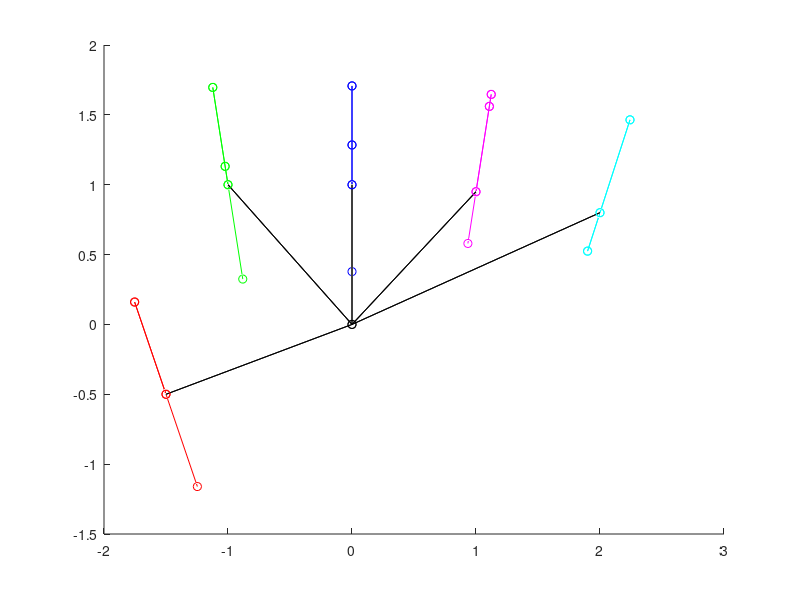
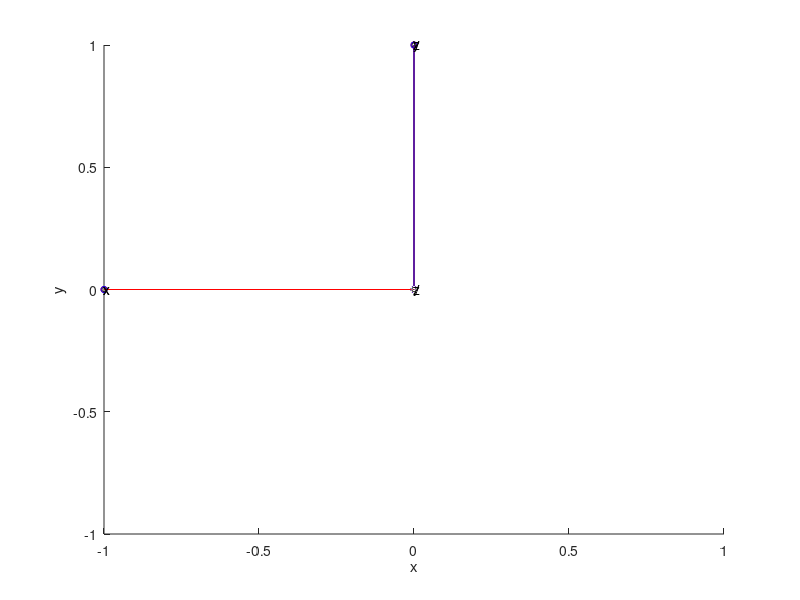

Recreate these plots in MATLAB, in order.
%%%%%%%%%%%%%%%%%%%%%%%%%%%%%%%%%%%%%%%%%%%%%%%%%%%%%%%%%%%%%%%%%%%%%%%%%%%
% Points2Hand_pseudo
%   Author: Kevin O'Neill
%   Date: 2015/02/27
%   Desc: 
%       This file contains pseudo-code for how to turn points into hand
%       angles. There are 27 DOFs that must be calculated to recreate hand
%       motion. Reduced and constrained models can have 23 DOFs to
%       calculate (excludes DIP since DIP and IIP are usually the same).
%
%       Finger Joint Angles (16):
%           Adb (Abduction / Aduction)
%           PIP (Proximal Interphalangeal joint)
%           IIP (Intermediate Interphalangeal joint)
%           DIP (Distal Interphalangeal joint)
%
%       Thumb Joint Angles (4):
%           Adb (Abduction / Aduction)
%           CMC (Carpometacarpal joint)            
%           MP (Metacarpophalangeal  joint)
%           IP (Interphalangeal joint)
%
%       Wrist Joint Angles(1):
%           WF (Wrist flexion/extension)sleep
%
%       Palm Degrees of Freedom (6):
%           Translation (3)
%           Rotation (3)
%
%       Marker Indicies: 23
%           One marker on each finger nail: 5
%           One marker on each finger joint: 15
%           One marker, centered, on the back of the hand: 1
%           One marker on the wrist: 1
%           One marker on the dorsal surface of the forearm: 1
%
%       Labels will follow a simplistic pattern for ease of typing and
%       reading. Each label will be a single set of (x,y,z) points in space.
%
%       Index Knuckle ( I0 )      - PIP and Adb Joint
%       Index IIP ( I1 )          - IIP Joint
%       Index DIP ( I2 )          - DIP Joint
%       Index Finger Nail ( I3 )  - Finger Tip
%
%       Repeat for each finger and thumb (T,I,M,R,L)       
%
%       Hand Back ( HB )
%
%       Wrist Joint ( WJ )
%
%       Forearm ( FA )
%
%%%%%%%%%%%%%%%%%%%%%%%%%%%%%%%%%%%%%%%%%%%%%%%%%%%%%%%%%%%%%%%%%%%%%%%%%%%

%% Load and seperate data

rotMatx = @(x) [      1,       0,        0;...
                      0, cosd(x), -sind(x);...
                      0, sind(x),  cosd(x)];
                  
rotMaty = @(x) [cosd(x),       0,  sind(x);...
                      0,       1,        0;...
               -sind(x),       0,  cosd(x)];
           
rotMatz = @(x) [cosd(x),-sind(x),        0;...
                sind(x), cosd(x),        0;...
                      0,       0,        1];

HB = [0;0;0];
I0 = [-1;1;0] + HB; M0 = [0;1;0] + HB;
I1 = rotMatz(-45)*rotMatx(45)      * [0;-1;0] .* [1;-1;1] + I0;
I2 = rotMatz(-45)*rotMatx(45+45)   * [0;-1;0] .* [1;-1;1] + I1;
I3 = rotMatz(-45)*rotMatx(45+45+30) * [0;-1;0] .* [1;-1;1] + I2;
% 
DERP = [HB';M0';I0';I1';I2';I3'];

jointAngles = [55,   45,   90,  90;
               -10,   45,   80,   90;...
               0,   45,   70,   90;...
               10,   45,   50,   90;...
               20,   45,   45,   90];
    
jointAngles(1,1) = jointAngles(1,1) -75.9638;            

ThumbMarkers = zeros(4,3);
IndexMarkers = zeros(4,3);
MiddleMarkers = zeros(4,3);
RingMarkers = zeros(4,3);
LittleMarkers = zeros(4,3);
             
for i = 1:4

    if i == 1
        ThumbMarkers(1,:)  = [-1.5, -0.5, 0] + HB';
        IndexMarkers(1,:)  = [-1, 1, 0] + HB';
        MiddleMarkers(1,:) = [ 0, 1, 0] + HB';
        RingMarkers(1,:)   = [ 1, 0.95, 0] + HB';
        LittleMarkers(1,:) = [ 2, 0.80, 0] + HB';
    else
        ThumbMarkers(i,:)  = (rotMatz(jointAngles(1,1))*rotMatx(sum(jointAngles(1,2:i))) * [0;-1;0] .* [1;-1;1] + ThumbMarkers(i-1,:)')';
        IndexMarkers(i,:)  = (rotMatz(jointAngles(2,1))*rotMatx(sum(jointAngles(2,2:i))) * [0;-1;0] .* [1;-1;1] + IndexMarkers(i-1,:)')';
        MiddleMarkers(i,:) = (rotMatz(jointAngles(3,1))*rotMatx(sum(jointAngles(3,2:i))) * [0;-1;0] .* [1;-1;1] + MiddleMarkers(i-1,:)')';
        RingMarkers(i,:)   = (rotMatz(jointAngles(4,1))*rotMatx(sum(jointAngles(4,2:i))) * [0;-1;0] .* [1;-1;1] + RingMarkers(i-1,:)')';
        LittleMarkers(i,:) = (rotMatz(jointAngles(5,1))*rotMatx(sum(jointAngles(5,2:i))) * [0;-1;0] .* [1;-1;1] + LittleMarkers(i-1,:)')';
        
    end % END IF
    
end % END FOR
    
hold on

scatter3(0,0,0, 'k');
plot3([0, ThumbMarkers(1,1)], [0, ThumbMarkers(1,2)], [0,ThumbMarkers(1,3)], 'k')
plot3([0, IndexMarkers(1,1)], [0, IndexMarkers(1,2)], [0,IndexMarkers(1,3)], 'k')
plot3([0, MiddleMarkers(1,1)], [0, MiddleMarkers(1,2)], [0,MiddleMarkers(1,3)], 'k')
plot3([0, RingMarkers(1,1)], [0, RingMarkers(1,2)], [0,RingMarkers(1,3)], 'k')
plot3([0, LittleMarkers(1,1)], [0, LittleMarkers(1,2)], [0,LittleMarkers(1,3)], 'k')

scatter3(ThumbMarkers(:,1), ThumbMarkers(:,2), ThumbMarkers(:,3), 'r'); 
plot3(ThumbMarkers(:,1), ThumbMarkers(:,2), ThumbMarkers(:,3), 'r')

scatter3(IndexMarkers(:,1), IndexMarkers(:,2), IndexMarkers(:,3), 'g'); 
plot3(IndexMarkers(:,1), IndexMarkers(:,2), IndexMarkers(:,3), 'g')

scatter3(MiddleMarkers(:,1), MiddleMarkers(:,2), MiddleMarkers(:,3), 'b'); 
plot3(MiddleMarkers(:,1), MiddleMarkers(:,2), MiddleMarkers(:,3), 'b')

scatter3(RingMarkers(:,1), RingMarkers(:,2), RingMarkers(:,3), 'm');
plot3(RingMarkers(:,1), RingMarkers(:,2), RingMarkers(:,3), 'm')

scatter3(LittleMarkers(:,1), LittleMarkers(:,2), LittleMarkers(:,3), 'c'); 
plot3(LittleMarkers(:,1), LittleMarkers(:,2), LittleMarkers(:,3), 'c')
hold off
                
%% Finger Angles (Not Knuckle)

% Allocate variable to store angles
calcAngles = zeros(5,4);

% Create FingerMarkers matrix
FingerMarkers = [ThumbMarkers;IndexMarkers;MiddleMarkers;RingMarkers;LittleMarkers];

% Calculate the vectors from one joint to another
vecFingers = FingerMarkers(2:end,:) - FingerMarkers(1:end-1,:);
vecFingers(~mod(1:length(vecFingers), 4)',:) = []; % Cull excess vectors (eg: IndexTip to Middle Knuckle)

% Create an index variable 
idx1 = 1:length(vecFingers);
idx1(~mod(idx1,3)) = [];
idx2 = idx1+1;

% Define a function [vecMag] such that it returns the magnitude of a matrix
% [x] of vectors [x_i].
vecMag = @(x) sqrt(x(:,1).^2 + x(:,2).^2 + x(:,3).^2);

% Allocate variable to store calculated angles between distal bones of the
% fingers. (2 joints for 5 fingers -> 10 indicies)
anglesTmp = zeros(1,10);

%  Calculate the angle for each distal and intermediate joint of the finger
% theta = acosd( dot(v,w) / (||v|| * ||w||));
anglesTmp = acosd( dot(vecFingers(idx1,:),vecFingers(idx2,:),2) ./ (vecMag(vecFingers(idx1,:)).*vecMag(vecFingers(idx2,:))));

% Store the calculated angles in the [calcAngles] matrix. Use the [real]
% values as imaginary values occur when the angle is 0 (or 180);
calcAngles(:,3:4) = real(reshape(anglesTmp',2,5)');

%% Kuckle Angles

% Create a matrix of knuckle positions;
knuckleMarkers = FingerMarkers(fliplr(~mod(1:length(FingerMarkers),4)),:);

% Create a matrix of vectors from the [HB] to the knuckles
vecHandBack = knuckleMarkers - repmat(HB', 5,1);

% Create a matrix of vectors from one knuckle to another. (T->I, I->M, ...)
vecNeighbor = knuckleMarkers(2:end,:) - knuckleMarkers(1:end-1,:);
vecNeighbor = [vecNeighbor; vecNeighbor(end,:)]; % Add a copy of the last vector for the little (5th) finger

% Calculate the normals created by <knuckle-to-HB> and <knuckle-to-knuckle>
planeNormals = cross(vecNeighbor, vecHandBack,2);   
planeNormals2 = planeNormals./repmat(vecMag(planeNormals),1,3);
% virtualMarkers = knuckleMarkers + planeNormals2;

% Generate a vector normal to the projection plane.
normProj2 = cross(planeNormals2, vecNeighbor, 2);
normProj2 = normProj2 ./ repmat(vecMag(normProj2),1,3); % Normalize result

% Project the '0' angle markers onto the hand. The Thumb zero is off by an offset
% normPoint = normProj2 + knuckleMarkers;
% hold on
% scatter3(normPoint(:,1), normPoint(:,2), normPoint(:,3), 10, repmat([1, 0, 1],5,1))
% hold off

% Calculate the projection of the proximal phalange onto the HB plane
% normal [planeNormals2] and knuckle vector [vecNeighbor]. 
% sind(theta) = (dot(v, w) / ||w||^2) * w
normProj = repmat((dot(vecFingers(fliplr(~mod(1:length(vecFingers),3)),:), planeNormals2,2)./(vecMag(planeNormals2).^2)),1,3).*planeNormals2;
latProj  = repmat((dot(vecFingers(fliplr(~mod(1:length(vecFingers),3)),:), vecNeighbor,2)  ./(vecMag(vecNeighbor).^2))  ,1,3).*vecNeighbor;

% Calculate the angles and sign of angle for the projdections
% theta = asind((dot(v, w) / ||w||^2) * w)
% angleSign = -sign(<>)
calcAngles(:,2) = asind(vecMag(normProj)) .* -sign(normProj(:,3));
calcAngles(:,1) = asind(vecMag( latProj)) .* -sign( latProj(:,1));


%% Rotation Matrix decomposition: Tait-Bryan Angles
% Bone basis orientation:
%   x-axis: pointing 'down' out of the bone if the hand is palm down.
%   y-axis: point 'right' out of the bone if the hand is palm down.
%   z-axis: along bone from proximal end to distal end.

calcAngles2 = zeros(5,4);

rotAngles = @(x) [(atan2(x(3,2,:), x(3,3,:)) .* (180/pi)),...
                  -acos(x(3,1,:)).*(180/pi),...  %(atan2(-x(3,1,:), sqrt(x(3,2,:).^2 + x(3,3,:).^2)) .* (180/pi)),...
                  (atan2(x(2,1,:), x(1,1,:)) .* (180/pi))];
              
rotMat = zeros(3,3,5*3); % One rotation matrix for each joint for each finger. Thumb MC, IIP, PIP, Index MC,...

FingerMarkers = [ThumbMarkers;IndexMarkers;MiddleMarkers;RingMarkers;LittleMarkers];
% FingerMarkers = FingerMarkers + repmat([5,6,7], length(FingerMarkers),1);
% Calculate the vectors from one joint to another
vecFingers = FingerMarkers(2:end,:) - FingerMarkers(1:end-1,:);
vecFingers(~mod(1:length(vecFingers), 4)',:) = []; % Cull excess vectors (eg: IndexTip to Middle Knuckle)
tic

% Create hand orientation basis
% Wrist to knuckles (z-axis)
WF = HB' + [0,-1,0];
handz = HB'-WF;
handz = handz./norm(handz);

% Middle knuckle and Index knuckle, respectivly
handx = cross(HB'-FingerMarkers(5,:), HB'-FingerMarkers(9,:));
handx = handx./norm(handx);

handy = cross(handx,handz);
handy = handy./norm(handy);

handRot = [handx', handy', handz'];

handRotDecom = rotAngles(handRot);

% Create Normals between bones. Ex: 
% Right Hand, Index
%   cross product Intermediate Phalange with Proximal Phalange to make a normal
%   pointing to the right (if the hand is palm down): y-axis of bone basis
jointNormal1 = cross(vecFingers(2:end,:), vecFingers(1:end-1,:),2);   
jointNormal1 = jointNormal1./repmat(vecMag(jointNormal1),1,3);

jointNormal1(end+1,:) = jointNormal1(end,:);

% Remove the Distal Phalange to Proximal Phalange calculation and replaces
% it with a copy of the Intermediate Phalange to Distal Phalange
% calculation. All three joints in a finger will have the same first normal
% due to the constraints in rotation of the fingers (No finger roll).
cullIdx = ~mod(1:length(jointNormal1),3);
jointNormal1(cullIdx, :) = jointNormal1(fliplr(cullIdx), :);

% Index of negative flexions (extensions)
negIdx = ~(sign(dot(jointNormal1, repmat(handy,length(jointNormal1),1), 2))+1);

jointNormal1(negIdx,:) = jointNormal1(negIdx,:) .*-1;

% Create the second normal (x-axis bone basis) for each joint.
jointNormal2 = cross(vecFingers, jointNormal1,2);
jointNormal2 = jointNormal2./repmat(vecMag(jointNormal2),1,3);

% Construct Rotation matrix for each bone
rotMat = [permute(jointNormal2', [1,3,2]),...
          permute(jointNormal1', [1,3,2]),...
          permute(vecFingers',   [1,3,2])];

rotMatDecom = permute(rotAngles(rotMat), [3,2,1]);

% handCenteredRot = rotMatDecom + repmat(handRotDecom, length(rotMatDecom),1);
handCenteredRot = rotMatDecom + repmat([0,90,90], length(rotMatDecom),1);
fingerCenteredRot = handCenteredRot(2:end,:) - handCenteredRot(1:end-1,:);
fingerCenteredRot = fingerCenteredRot(~~mod(1:length(fingerCenteredRot),3),:);

calcAngles2(:,[3,4]) = real(reshape(fingerCenteredRot(:,2)',2,5)');
calcAngles2(:,[2,1]) = handCenteredRot(fliplr(~mod(1:length(handCenteredRot),3)),2:3).*-1;

toc

%%

% testx = rotMat(:,:,14) * rotMat(:,1,15);
% testy = rotMat(:,:,14) * rotMat(:,2,15);
% testz = rotMat(:,:,14) * rotMat(:,3,15);
test1x = rotMat(:,1,10) * rotMat(:,1,11)' * rotMat(:,1,11);
test1y = rotMat(:,2,10) * rotMat(:,2,11)' * rotMat(:,2,11);
test1z = rotMat(:,3,10) * rotMat(:,3,11)' * rotMat(:,3,11);


rotAngles([test1x, test1y, test1z])

%% Plot Result

% calcAngles2(end,end) = 90

for i = 1:4

    if i == 1
        ThumbMarkers2(1,:)  = [-1.5, -0.5, 0] + HB';
        IndexMarkers2(1,:)  = [-1, 1, 0] + HB';
        MiddleMarkers2(1,:) = [ 0, 1, 0] + HB';
        RingMarkers2(1,:)   = [ 1, 0.95, 0] + HB';
        LittleMarkers2(1,:) = [ 2, 0.80, 0] + HB';
    else
        ThumbMarkers2(i,:)  = (rotMatz(calcAngles2(1,1))*rotMatx(sum(calcAngles2(1,2:i))) * [0;-1;0] .* [1;-1;1] + ThumbMarkers2(i-1,:)')';
        IndexMarkers2(i,:)  = (rotMatz(calcAngles2(2,1))*rotMatx(sum(calcAngles2(2,2:i))) * [0;-1;0] .* [1;-1;1] + IndexMarkers2(i-1,:)')';
        MiddleMarkers2(i,:) = (rotMatz(calcAngles2(3,1))*rotMatx(sum(calcAngles2(3,2:i))) * [0;-1;0] .* [1;-1;1] + MiddleMarkers2(i-1,:)')';
        RingMarkers2(i,:)   = (rotMatz(calcAngles2(4,1))*rotMatx(sum(calcAngles2(4,2:i))) * [0;-1;0] .* [1;-1;1] + RingMarkers2(i-1,:)')';
        LittleMarkers2(i,:) = (rotMatz(calcAngles2(5,1))*rotMatx(sum(calcAngles2(5,2:i))) * [0;-1;0] .* [1;-1;1] + LittleMarkers2(i-1,:)')';
        
    end % END IF
    
end % END FOR
    
hold on

scatter3(0,0,0, 'k');
plot3([0, ThumbMarkers2(1,1)], [0, ThumbMarkers2(1,2)], [0,ThumbMarkers2(1,3)], 'k')
plot3([0, IndexMarkers2(1,1)], [0, IndexMarkers2(1,2)], [0,IndexMarkers2(1,3)], 'k')
plot3([0, MiddleMarkers2(1,1)], [0, MiddleMarkers2(1,2)], [0,MiddleMarkers2(1,3)], 'k')
plot3([0, RingMarkers2(1,1)], [0, RingMarkers2(1,2)], [0,RingMarkers2(1,3)], 'k')
plot3([0, LittleMarkers2(1,1)], [0, LittleMarkers2(1,2)], [0,LittleMarkers2(1,3)], 'k')

scatter3(ThumbMarkers2(:,1), ThumbMarkers2(:,2), ThumbMarkers2(:,3), 'r'); 
plot3(ThumbMarkers2(:,1), ThumbMarkers2(:,2), ThumbMarkers2(:,3), 'r')

scatter3(IndexMarkers2(:,1), IndexMarkers2(:,2), IndexMarkers2(:,3), 'g'); 
plot3(IndexMarkers2(:,1), IndexMarkers2(:,2), IndexMarkers2(:,3), 'g')

scatter3(MiddleMarkers2(:,1), MiddleMarkers2(:,2), MiddleMarkers2(:,3), 'b'); 
plot3(MiddleMarkers2(:,1), MiddleMarkers2(:,2), MiddleMarkers2(:,3), 'b')

scatter3(RingMarkers2(:,1), RingMarkers2(:,2), RingMarkers2(:,3), 'm');
plot3(RingMarkers2(:,1), RingMarkers2(:,2), RingMarkers2(:,3), 'm')

scatter3(LittleMarkers2(:,1), LittleMarkers2(:,2), LittleMarkers2(:,3), 'c'); 
plot3(LittleMarkers2(:,1), LittleMarkers2(:,2), LittleMarkers2(:,3), 'c')
hold off

%% Plotting

globalBasis = [[-1;0;0],[0;1;0],[0;0;1]];
% handBasis = [[0.5774;0.5774;0.5774],[-0.5774;0.5774;0.5774],[0;- 0.7071; 0.7071]];
handBasis = [[0;0;-1],[-1;0;0],[0;1; 0]];

r = [-90,0,0];
rotTest = [cosd(r(3)),-sind(r(3)),0;sind(r(3)),cosd(r(3)),0;0,0,1]*...
          [cosd(r(2)),0,sind(r(2));0,1,0;-sind(r(2)),0,cosd(r(2))]*...
          [1,0,0;0,cosd(r(1)),-sind(r(1));0,sind(r(1)),cosd(r(1))];
testMat = [rotTest*globalBasis(:,1), rotTest*globalBasis(:,2), rotTest*globalBasis(:,3)];
      
figure(2)
hold on
scatter3(globalBasis(1,:),globalBasis(2,:),globalBasis(3,:), 10, [0,0,0])

scatter3(handBasis(1,:),handBasis(2,:),handBasis(3,:), 20, [1,0,0])
scatter3(testMat(1,:),testMat(2,:),testMat(3,:), 20, [0,0,1])

for i = 1:3
    plot3([globalBasis(1,i),0],[globalBasis(2,i),0],[globalBasis(3,i),0], 'k');
    plot3([handBasis(1,i),0],  [handBasis(2,i),0],  [handBasis(3,i),0],   'r');
    plot3([testMat(1,i),0],    [testMat(2,i),0],    [testMat(3,i),0],     'b');
end % END FOR

text(testMat(1,1),testMat(2,1),testMat(3,1), 'x')
text(testMat(1,2),testMat(2,2),testMat(3,2), 'y')
text(testMat(1,3),testMat(2,3),testMat(3,3), 'z')

text(globalBasis(1,1),globalBasis(2,1),globalBasis(3,1), 'x')
text(globalBasis(1,2),globalBasis(2,2),globalBasis(3,2), 'y')
text(globalBasis(1,3),globalBasis(2,3),globalBasis(3,3), 'z')

xlabel('x')
ylabel('y')
zlabel('z')

xlim([-1,1])
ylim([-1,1])
zlim([-1,1])

rotAngles(handBasis)
rotAngles(testMat)

%% Index joint angles
% IndexAngles = zeros(4,1); % Abd, PIP, IIP, DIP
% 
% % Index DIP Angle
% vec1 = I3 - I2; % DIP to tip vector
% vec2 = I2 - I1; % IIP to DIP vector
% 
% IndexAngles(4) = acosd( dot(vec1, vec2) / (norm(vec1)*norm(vec2)) ); % Finds the angle between two vectors.
% 
% % Index IIP Angle
% vec1 = I2 - I1; % IIP to DIP vector
% vec2 = I1 - I0; % Knuckle to IIP vector
% 
% IndexAngles(3) = acosd( dot(vec1, vec2) / (norm(vec1)*norm(vec2)) ); % Finds the angle between two fectors.

%%  Index PIP Angle
% This one is more tricky. We need to define a plane and project the
% <I1-I0> vector onto it. The sine of the magnitude of the projection is
% the PIP angles and the angle between the projection and the axis is the
% Abd angle. This plane will be created by first creating a 'hand plane'
% using two knuckle joints and the HB point. Then celculating the normal to
% that plane. Creating a virtual point 'above' the knuckle of interest,
% then solving for a new plane using the virtual point, the knuckle of
% interest and a neighboring knuckle.

% The index knuckle will be our plane "anchor"
% planeNormal = cross(I0 - HB,I0 - M0);
% planeNormal = planeNormal./norm(planeNormal);
% 
% virtualIndex = I0 + planeNormal;
% 
% projNormal = cross(I0 - virtualIndex, I0 - M0);
% projNormal = projNormal./norm(projNormal);
% 
% proj2 = I1 - dot(I1-I0, projNormal)*projNormal-I0;
% 
% IndexAngles(2) = asind(norm(proj2)) * -sign(proj2(3)); % PIP angle
% IndexAngles(1) = acosd( dot(proj2, [0, 0, 1]) / (norm(proj2)*norm([0, 0, 1])) )-180; % Abd angle

%% Method 2

% planeNormal = cross(I0 - HB,I0 - M0);
% planeNormal = planeNormal./norm(planeNormal);
% virtualIndex = I0 + planeNormal;
% 
% vec1 = planeNormal;
% vec2 = M0-I0;
% vec2 = vec2./norm(vec2);
% 
% normProj2 = cross(vec1, vec2);
% vec3 = normProj2./norm(normProj2);
% 
% normProj = (dot(I1-I0, vec1)/norm(vec1)^2)*vec1;
% latProj =  (dot(I1-I0, vec2)/norm(vec2)^2)*vec2;
% testProj = (dot(I1-I0, vec3)/norm(vec3)^2)*vec3;
% 
% 
% combined = normProj + latProj;
% 
% IndexAngles(2) = asind(norm(normProj)) * -sign(normProj(3)); % PIP angle
% IndexAngles(1) = asind(norm( latProj)) * -sign( latProj(1)); % Abd angle

% basisPlane=null([1,1,0]./norm([1,1,0])); %basis for the plane
% 
% basisCoefficients= bsxfun(@minus, I1 ,I0)'*basisPlane ;
% 
% theResult=bsxfun(@plus,basisCoefficients*basisPlane.', I0);

%% Thumb Angles

%% Wrist Angle

%% Palm/Hand Orientation in space

% translation = HB; % Maybe plus some offset
% handNorm = cross(HB-I0, HB-M0);
% handNorm = handNorm./vecMag(handNorm);
% handTail = HB-WF; % Vector from hand back to wrist joint 
% globalNorm = eye(3);
% 
% % Projection of handNorm onto global x-axis 
% vecRotX = asind((dot(handNorm, globalNorm(1,:)) / vecMag(globalNorm(1,:))^2) * globalNorm(1,:)); 
% vecRotY = asind((dot(handNorm, globalNorm(2,:)) / vecMag(globalNorm(2,:))^2) * globalNorm(2,:)); 
% vecRotZ = acosd(dot(handTail, globalNorm(2,:)) / (norm(handTail) * norm(globalNorm(2,:))));
% % Compare coordinate system to cross(HB-I0, HB-M0) with HB->WF
% 
% % Decompose a rotation matrix: http://nghiaho.com/?page_id=846
% 
% thetax = atan2(R(3,2), R(3,3)) * (180/pi);
% thetay = atan2(-R(3,1), sqrt(R(3,2)^2 + R(3,3)^2)) * (180/pi);
% thetaz = atan2(R(2,1), R(1,1)) * (180/pi);
% EOF